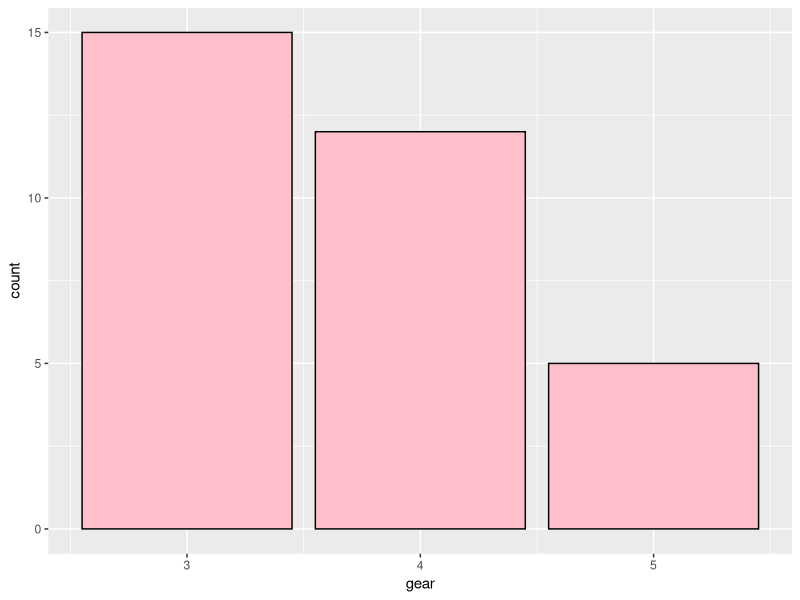
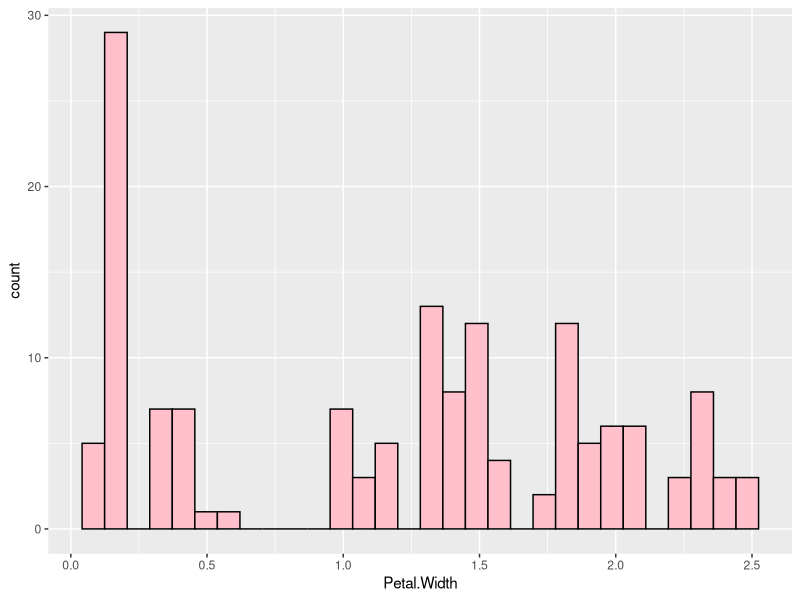
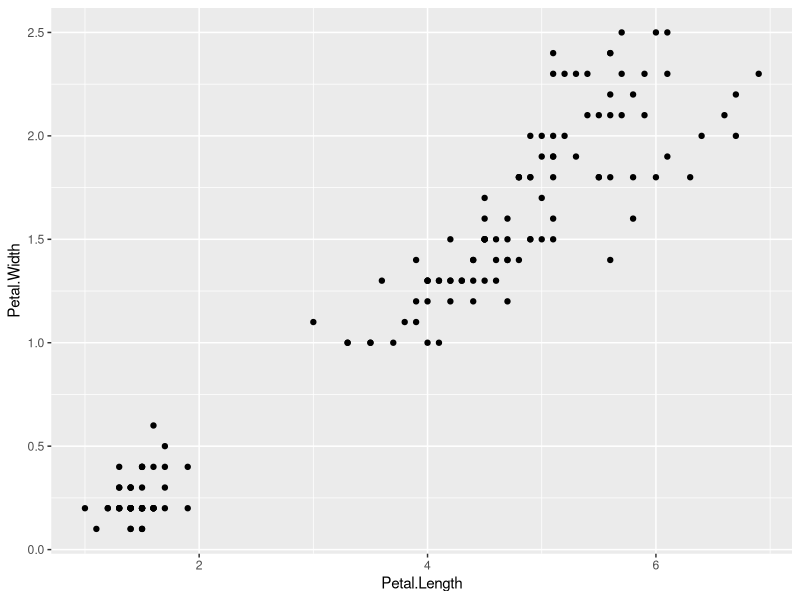

The R script that drew these images, in order:
library(ggplot2)
mtcars

ggplot(data = mtcars, aes(x = gear)) +
  geom_bar(fill = "pink", colour = "black")

ggplot(data = iris, aes(x =Petal.Width)) +
  geom_histogram(fill = "pink", colour = "black")


ggplot(data = iris, aes(x = Petal.Length, y=Petal.Width)) +
  geom_point()

library(ggplot2)
iris
